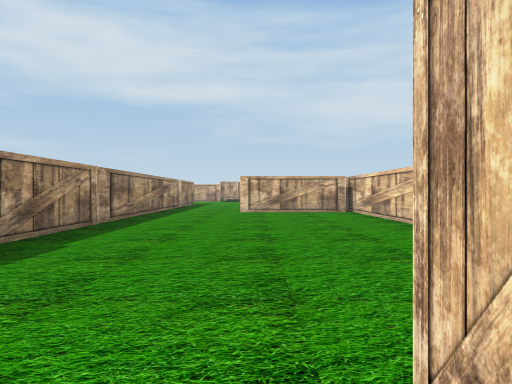
View 1 (above)

24 first-person views from a walk through a scene from a Unity 3-D project. The camera is 0.55 m above the floor, looks level and sees 70° across. The floor is counted in squares, 1 m on a side. Each view is taken from the middle of a square. On the plan, view 1 faces up. The plan holds only what a view shows up to about 9 squares ahead; the rest is blank. The place goes on beyond the plan. The player character is not drawn.

View 2
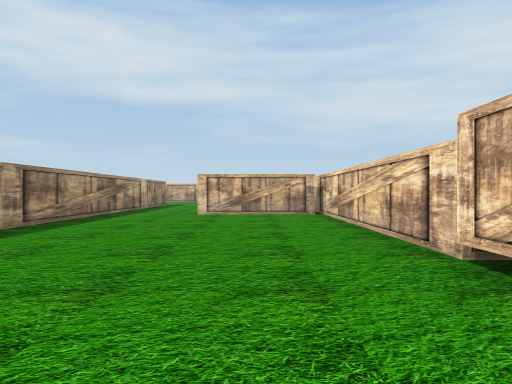

View 3
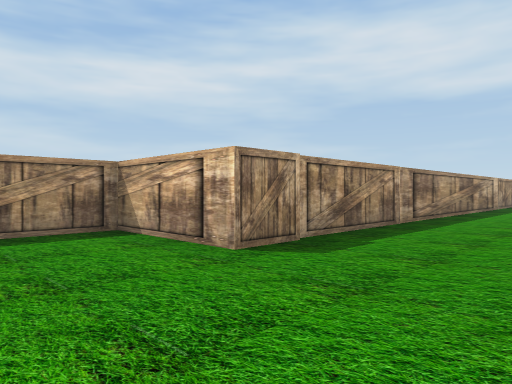

View 4
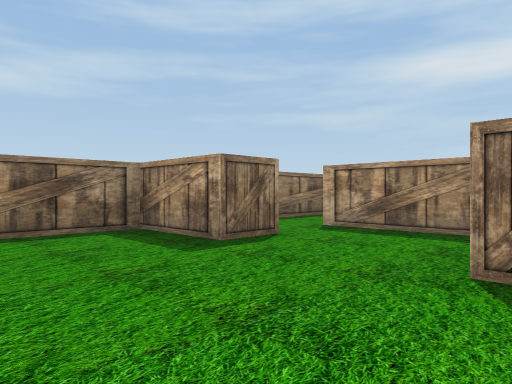

View 5
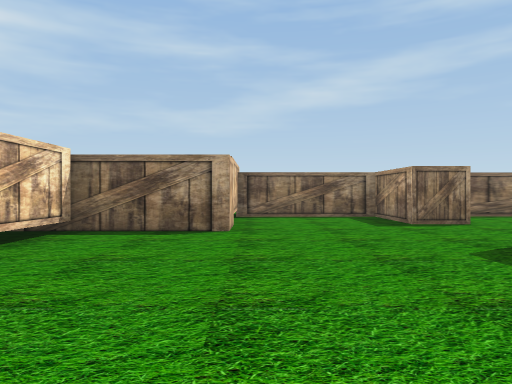

View 6
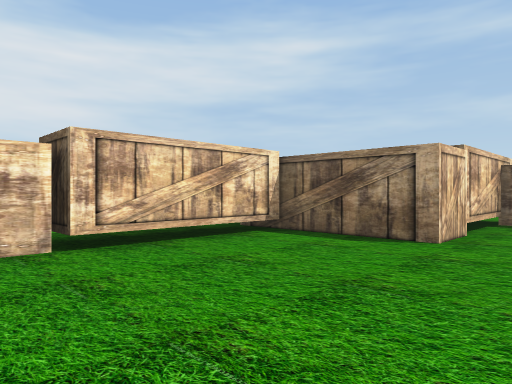

View 7
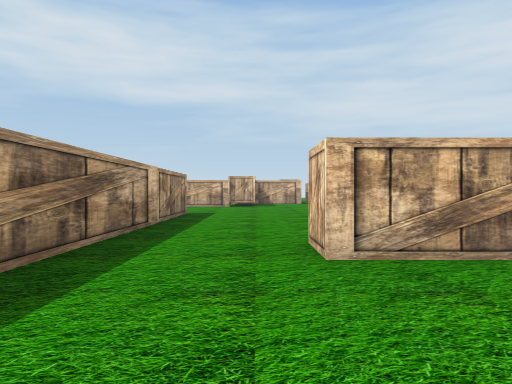

View 8
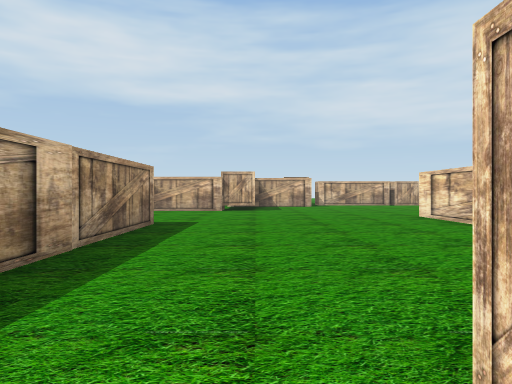

View 9
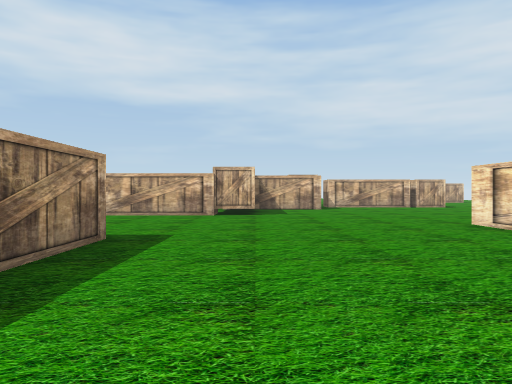

View 10
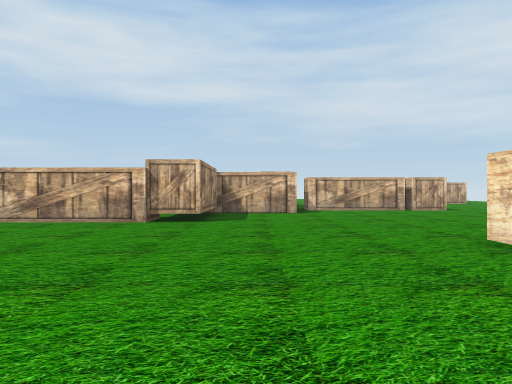

View 11
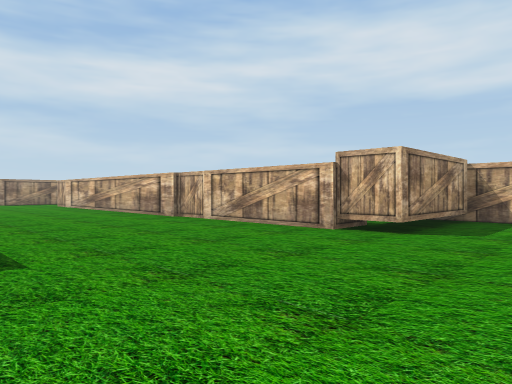

View 12
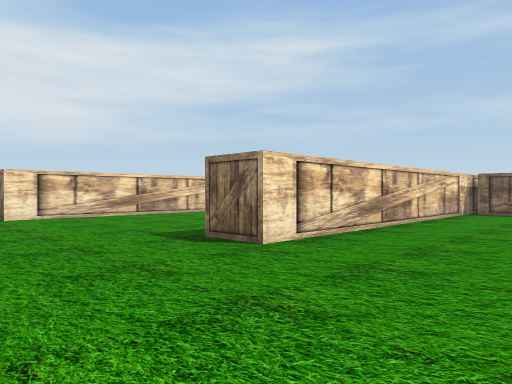

View 13
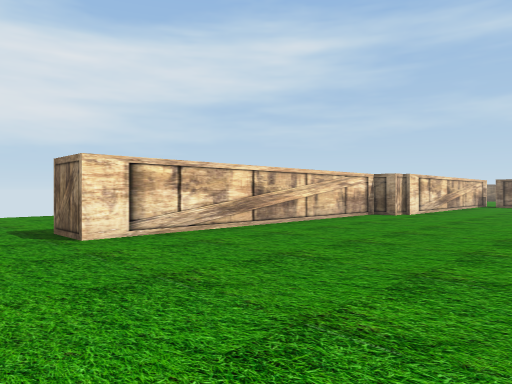

View 14
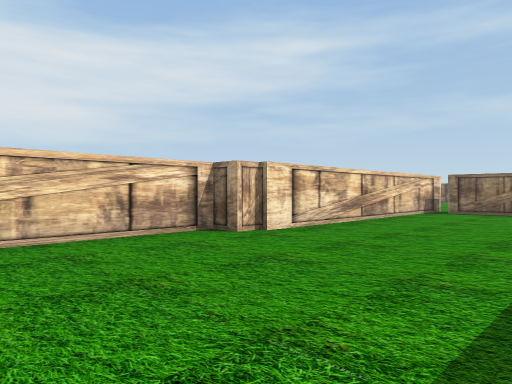

View 15
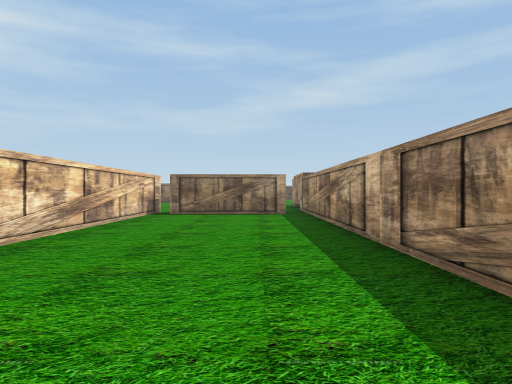

View 16
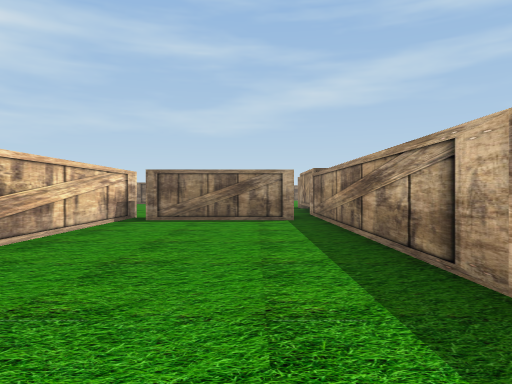

View 17
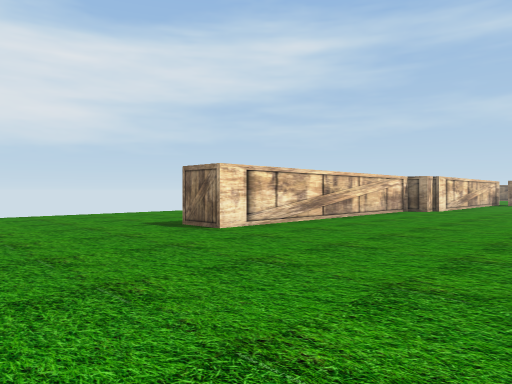

View 18
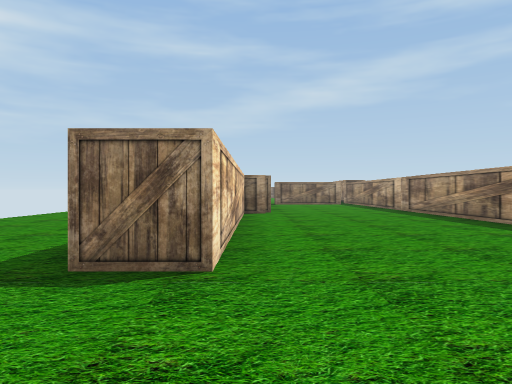

View 19
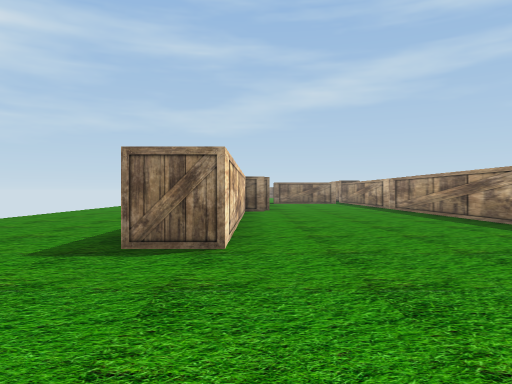

View 20
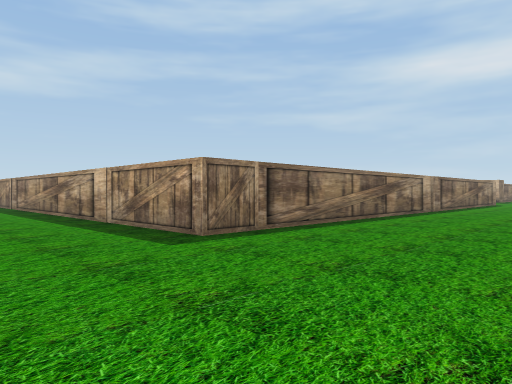

View 21
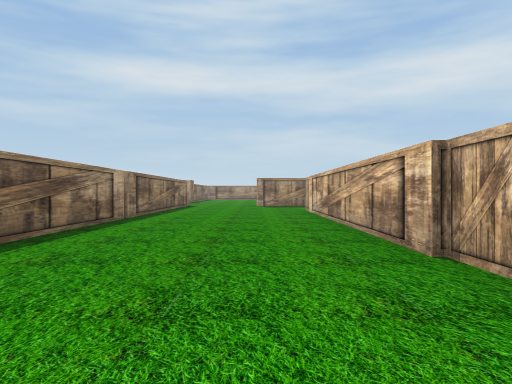

View 22
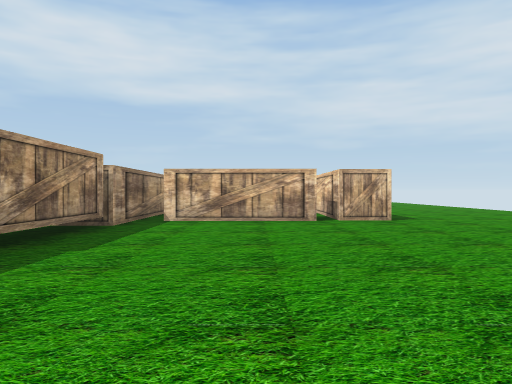

View 23
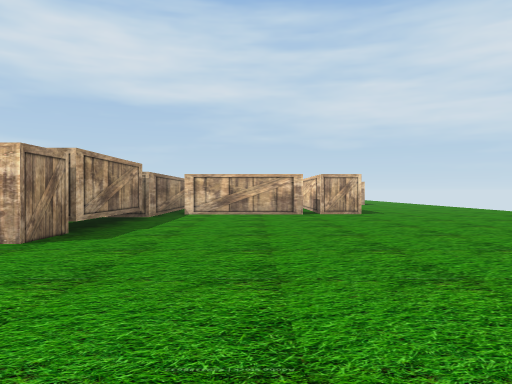

View 24
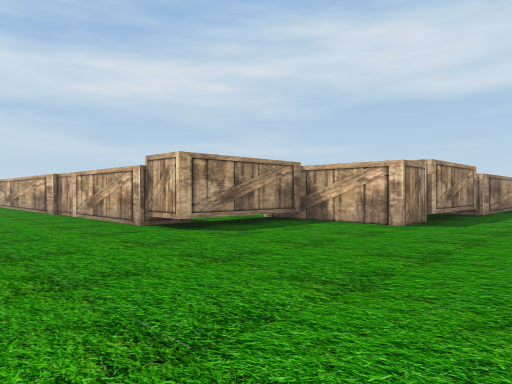

### Floor plan
Points are (right, up) in squares from view 1. A wall is a line through its corners. A room is listed if a view was taken in it or the views show most of it. See-through windows are left out.
Room 1 (views 1, 2, 3, 4, 5, 6, 7)
walls: (-3.8, -0.2) (-2.7, -0.2) (-2.7, -2.1) (0.4, -2.1) (0.4, 0.9) (3.2, 0.9); (2.7, 0.9) (2.7, 10.5); (-2.7, 9.6) (-2.7, 2.3) (-5.1, 2.3) (-5.1, -0.6); (-6.5, -2.1) (-4.8, -2.1); (2.5, 10) (-0.4, 10)
ways out: opening at (-1.5, 10.5) to room 2; opening at (-6, -1.5)
Room 2 (views 8, 9, 10, 11, 12, 13, 14, 15, 16, 17, 18, 19, 20, 21, 22, 23, 24)
walls: (-0.4, 10) (-0.4, 11); (1.8, 11) (2.5, 11); (2.7, 10.5) (2.7, 18.2) (3.8, 18.2); (4.2, 5.9) (7.2, 5.9); (3.8, 4) (2.6, 4); (3.7, 16.9) (3.7, 0.9); (7.2, 4.9) (4.2, 4.9); (3.5, 0.9) (3.5, -0.1) (0.5, -0.1); (1.4, -0.1) (1.4, -3.1) (-4, -3.1); (8.6, 4.9) (7.6, 4.9) (7.6, 12.6) (8.3, 12.6) (8.3, 19.5) (9.4, 19.5); (0.4, -2.1) (0.4, -3.1); (-12, 16.3) (-2.7, 16.3) (-2.7, 9.6); (-1, 23.5) (-1, 20.6) (-12, 20.6)
ways out: opening at (-1.5, 10.5) to room 1

Where each view was taken, in squares from view 1:
view 1: 0 up, 0 right, facing up
view 2: 1 up, 1 right, facing up
view 3: 0 up, 0 right, facing up-left
view 4: 3 up, 0 right, facing down-left
view 5: 6 up, 0 right, facing down
view 6: 5 up, 1 left, facing down-right
view 7: 7 up, 1 left, facing up
view 8: 10 up, 1 left, facing up
view 9: 12 up, 1 left, facing up
view 10: 14 up, 0 right, facing up
view 11: 16 up, 1 right, facing up-left
view 12: 21 up, 0 right, facing down-right
view 13: 21 up, 4 right, facing down-right
view 14: 16 up, 4 right, facing down-right
view 15: 15 up, 5 right, facing down
view 16: 13 up, 5 right, facing down
view 17: 23 up, 4 right, facing down-right
view 18: 22 up, 8 right, facing down
view 19: 23 up, 8 right, facing down
view 20: 20 up, 0 right, facing down-left
view 21: 19 up, 3 left, facing left
view 22: 2 down, 6 right, facing up
view 23: 4 down, 6 right, facing up
view 24: 6 down, 6 right, facing up-left
